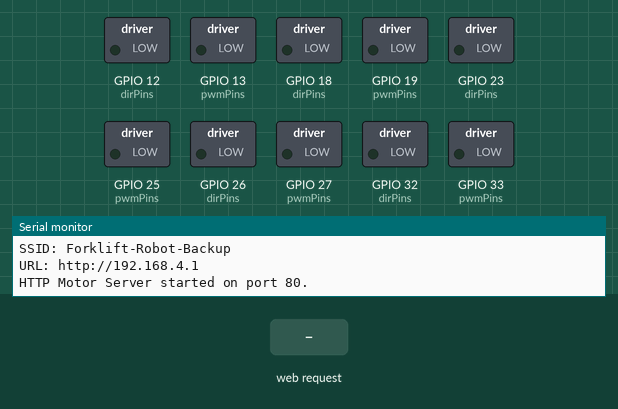
Bench run of a sketch on a simulated ESP32. Parts: switched loads named in the sketch (green lamp = pin HIGH), the last lines printed to the serial monitor. The test bench sets the inputs (shaded band). WiFi joins after 1.5 s; servers stay silent unless stated.

Above: at 3.0 s.
3.1 s: HTTP request GET /cmd?a=F received
At 4.1 s:
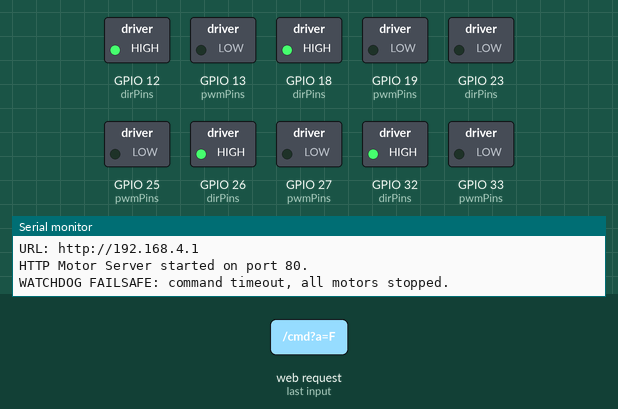
5.1 s: HTTP request GET /cmd?a=B received
At 5.25 s:
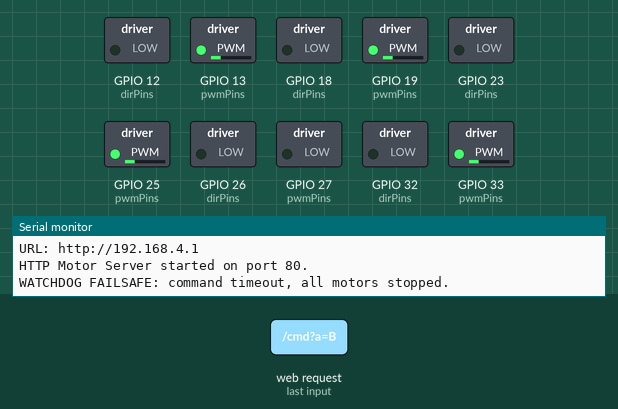
7.1 s: HTTP request GET /cmd?a=L received
At 8.4 s:
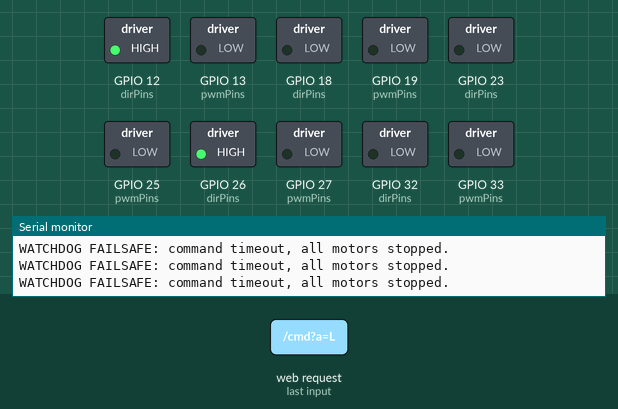
9.1 s: HTTP request GET /cmd?a=R received
At 9.9 s:
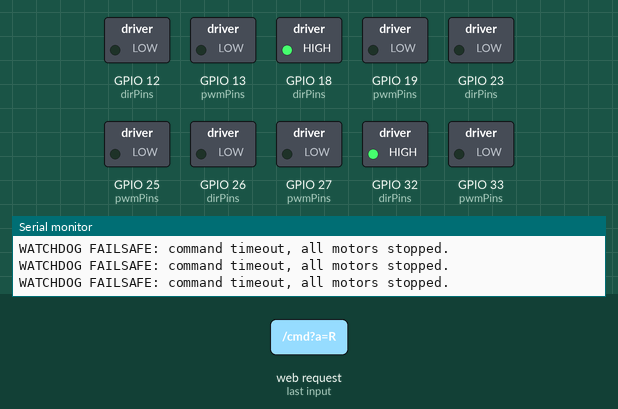
Timing chart, 0 to 12.1 s (numbered marks = the images above; inputs shaded):
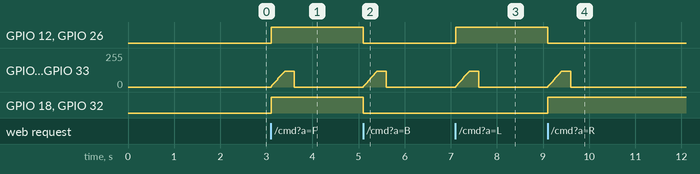

The sketch:

forklift_robot_ramped.ino
```cpp
/*
  FOUR-WHEEL NORMAL-WHEEL FORKLIFT ROBOT - ESP32 MOTOR CONTROLLER FIRMWARE
  Receives motor & lift control instructions from Jetson Dashboard over Wi-Fi
  + SMOOTH ACCELERATION / DECELERATION (slew-rate limited motors)
  + WATCHDOG FAILSAFE TIMEOUT (500 ms)

  Hardware mapping:
  - 4 DC Drive Motors (LF, RF, LB, RB) - Differential / Skid-steer
  - 1 DC Lift Motor (Raise / Lower forks)
  - Fixed standard wheels (NOT mecanum)
*/

#include <WiFi.h>
#include <WebServer.h>
#include <esp_arduino_version.h>

// ---------------- Wi-Fi: join phone hotspot ----------------
// Ensure your phone hotspot is enabled with 2.4 GHz compatible mode.
const char* WIFI_SSID     = "iPhone";
const char* WIFI_PASSWORD = "12345678";

// Backup ESP32 network if phone hotspot is unavailable
const char* BACKUP_AP_SSID = "Forklift-Robot-Backup";
const char* BACKUP_AP_PASS = "robot123";

WebServer server(80);

unsigned long lastWiFiRetry = 0;
bool wasWiFiConnected = false;
const unsigned long WIFI_RETRY_INTERVAL_MS = 10000;

// ---------------- Motor pins ----------------
const int LF_DIR = 32, LF_PWM = 33;
const int RF_DIR = 12, RF_PWM = 13;
const int LB_DIR = 18, LB_PWM = 19;
const int RB_DIR = 26, RB_PWM = 25;

const int LIFT_DIR = 23, LIFT_PWM = 27;

// Invert motor direction if needed during physical verification
int LF_SIGN = 1;
int RF_SIGN = 1;
int LB_SIGN = 1;
int RB_SIGN = 1;
int LIFT_SIGN = 1;

const int DIR_FORWARD_LEVEL = HIGH;

// ---------------- PWM ----------------
const int PWM_FREQ = 20000;
const int PWM_BITS = 8;

enum { M_LF = 0, M_RF, M_LB, M_RB, M_LIFT, M_COUNT };

const int dirPins[M_COUNT] = {
  LF_DIR, RF_DIR, LB_DIR, RB_DIR, LIFT_DIR
};

const int pwmPins[M_COUNT] = {
  LF_PWM, RF_PWM, LB_PWM, RB_PWM, LIFT_PWM
};

// ---------------- Ramp (acceleration) settings ----------------
const float DRIVE_ACCEL_RATE = 400.0f;
const float DRIVE_DECEL_RATE = 600.0f;

const float LIFT_ACCEL_RATE  = 300.0f;
const float LIFT_DECEL_RATE  = 500.0f;

const int MOTOR_MIN_PWM = 0;
const unsigned long RAMP_INTERVAL_MS = 10;

int   targetVal[M_COUNT]  = {0, 0, 0, 0, 0};   // requested value (-255..255)
float currentVal[M_COUNT] = {0, 0, 0, 0, 0};   // value actually applied
unsigned long lastRampUpdate = 0;

void pwmSetup() {
  for (int i = 0; i < M_COUNT; i++) {
    pinMode(dirPins[i], OUTPUT);
    digitalWrite(dirPins[i], LOW);

#if ESP_ARDUINO_VERSION_MAJOR >= 3
    ledcAttach(pwmPins[i], PWM_FREQ, PWM_BITS);
    ledcWrite(pwmPins[i], 0);
#else
    ledcSetup(i, PWM_FREQ, PWM_BITS);
    ledcAttachPin(pwmPins[i], i);
    ledcWrite(i, 0);
#endif
  }
}

inline void pwmWrite(int motor, int duty) {
  duty = constrain(duty, 0, 255);

#if ESP_ARDUINO_VERSION_MAJOR >= 3
  ledcWrite(pwmPins[motor], duty);
#else
  ledcWrite(motor, duty);
#endif
}

// Low-level: send value directly to the H-bridge driver
void applyMotor(int motor, int value) {
  value = constrain(value, -255, 255);

  if (value == 0) {
    pwmWrite(motor, 0);
    return;
  }

  bool forward = value > 0;
  digitalWrite(
    dirPins[motor],
    forward ? DIR_FORWARD_LEVEL : !DIR_FORWARD_LEVEL
  );
  pwmWrite(motor, abs(value));
}

// Set target value for smooth ramp update
void setMotor(int motor, int value) {
  targetVal[motor] = constrain(value, -255, 255);
}

// Immediately stop all motors skipping the ramp (Emergency stop & Failsafe)
void hardStopAll() {
  for (int i = 0; i < M_COUNT; i++) {
    targetVal[i]  = 0;
    currentVal[i] = 0;
    applyMotor(i, 0);
  }
}

// Ramp update loop
void updateRamp() {
  unsigned long now = millis();
  if (now - lastRampUpdate < RAMP_INTERVAL_MS) return;

  float dt = (now - lastRampUpdate) / 1000.0f;
  lastRampUpdate = now;

  for (int i = 0; i < M_COUNT; i++) {
    float target = (float)targetVal[i];
    float cur    = currentVal[i];

    if (cur == target) continue;

    bool isLift = (i == M_LIFT);
    float accel = isLift ? LIFT_ACCEL_RATE : DRIVE_ACCEL_RATE;
    float decel = isLift ? LIFT_DECEL_RATE : DRIVE_DECEL_RATE;

    bool sameDirection = (cur == 0) || ((cur > 0) == (target > 0));
    bool speedingUp = sameDirection && (fabsf(target) > fabsf(cur));
    float rate = speedingUp ? accel : decel;

    float step = rate * dt;
    float diff = target - cur;

    if (fabsf(diff) <= step) {
      cur = target;
    } else {
      cur += (diff > 0) ? step : -step;
    }

    if (MOTOR_MIN_PWM > 0 && target != 0 && fabsf(cur) < MOTOR_MIN_PWM &&
        (cur == 0 || ((cur > 0) == (target > 0)))) {
      cur = (target > 0) ? MOTOR_MIN_PWM : -MOTOR_MIN_PWM;
      if (fabsf(target) < MOTOR_MIN_PWM) cur = target;
    }

    currentVal[i] = cur;
    applyMotor(i, (int)lroundf(cur));
  }
}

// ---------------- Differential Drive Helpers ----------------
void driveSides(int leftSpeed, int rightSpeed) {
  setMotor(M_LF, leftSpeed  * LF_SIGN);
  setMotor(M_LB, leftSpeed  * LB_SIGN);
  setMotor(M_RF, rightSpeed * RF_SIGN);
  setMotor(M_RB, rightSpeed * RB_SIGN);
}

void moveForward(int speed) {
  driveSides(speed, speed);
}

void moveBackward(int speed) {
  driveSides(-speed, -speed);
}

void turnLeft(int speed) {
  driveSides(-speed, speed);
}

void turnRight(int speed) {
  driveSides(speed, -speed);
}

void stopDrive() {
  driveSides(0, 0);
}

// ---------------- Lift Motor Helpers ----------------
void liftUp(int speed) {
  setMotor(M_LIFT, speed * LIFT_SIGN);
}

void liftDown(int speed) {
  setMotor(M_LIFT, -speed * LIFT_SIGN);
}

void liftStop() {
  setMotor(M_LIFT, 0);
}

void stopAll() {
  stopDrive();
  liftStop();
}

// ---------------- Safety Watchdog ----------------
const unsigned long FAILSAFE_MS = 500;
unsigned long lastCommand = 0;
bool driveActive = false;
bool liftActive = false;

// ---------------- HTTP API Handlers ----------------

void setCORS() {
  server.sendHeader("Access-Control-Allow-Origin", "*");
  server.sendHeader("Access-Control-Allow-Methods", "GET, POST, OPTIONS");
  server.sendHeader("Access-Control-Allow-Headers", "*");
  server.sendHeader("Cache-Control", "no-store, no-cache, must-revalidate");
}

void handleRoot() {
  setCORS();
  String html = "<!DOCTYPE html><html><head><title>Forklift ESP32 Motor Controller</title>"
                "<style>body{font-family:sans-serif;background:#0b1120;color:#e2e8f0;padding:20px;line-height:1.6;}"
                "h2{color:#38bdf8;}code{background:#1e293b;padding:2px 6px;border-radius:4px;}</style></head><body>"
                "<h2>Forklift ESP32 Motor Controller</h2>"
                "<p>Status: <strong>ONLINE</strong></p>"
                "<p>IP Address: <code>" + WiFi.localIP().toString() + "</code></p>"
                "<p>Jetson Dashboard communicates with this device via HTTP endpoints:</p>"
                "<ul>"
                "<li><code>/cmd?a=ACTION&s=SPEED</code> (F, B, L, R, UP, DOWN, S, LS, X, PING)</li>"
                "<li><code>/drive?l=LEFT&r=RIGHT</code> (-255..255)</li>"
                "<li><code>/status</code> (JSON telemetry)</li>"
                "</ul>"
                "</body></html>";
  server.send(200, "text/html", html);
}

void handleCmd() {
  setCORS();

  if (!server.hasArg("a")) {
    server.send(400, "text/plain", "missing action (param 'a')");
    return;
  }

  String action = server.arg("a");
  int speed = server.hasArg("s") ? server.arg("s").toInt() : 120;
  speed = constrain(speed, 0, 255);

  lastCommand = millis();

  if      (action == "F")    { moveForward(speed); driveActive = true; }
  else if (action == "B")    { moveBackward(speed); driveActive = true; }
  else if (action == "L")    { turnLeft(speed); driveActive = true; }
  else if (action == "R")    { turnRight(speed); driveActive = true; }
  else if (action == "UP")   { liftUp(speed); liftActive = true; }
  else if (action == "DOWN") { liftDown(speed); liftActive = true; }
  else if (action == "S")    { stopDrive(); driveActive = false; }
  else if (action == "LS")   { liftStop(); liftActive = false; }
  else if (action == "X")    { hardStopAll(); driveActive = false; liftActive = false; }
  else if (action == "PING") { /* Watchdog keepalive heartbeat */ }
  else {
    server.send(400, "text/plain", "unknown command");
    return;
  }

  server.send(200, "text/plain", "OK");
}

void handleDrive() {
  setCORS();

  if (!server.hasArg("l") || !server.hasArg("r")) {
    server.send(400, "text/plain", "missing l or r parameters");
    return;
  }

  int l = server.arg("l").toInt();
  int r = server.arg("r").toInt();

  l = constrain(l, -255, 255);
  r = constrain(r, -255, 255);

  lastCommand = millis();
  driveSides(l, r);
  driveActive = (l != 0 || r != 0);

  server.send(200, "text/plain", "OK");
}

void handleStatus() {
  setCORS();

  String json = "{";
  json += "\"status\":\"online\",";
  json += "\"ip\":\"" + WiFi.localIP().toString() + "\",";
  json += "\"rssi\":" + String(WiFi.RSSI()) + ",";
  json += "\"driveActive\":" + String(driveActive ? "true" : "false") + ",";
  json += "\"liftActive\":" + String(liftActive ? "true" : "false") + ",";
  json += "\"currentL\":" + String((int)currentVal[M_LF]) + ",";
  json += "\"currentR\":" + String((int)currentVal[M_RF]) + ",";
  json += "\"currentLift\":" + String((int)currentVal[M_LIFT]) + ",";
  json += "\"uptime_ms\":" + String(millis());
  json += "}";

  server.send(200, "application/json", json);
}

void handleOptions() {
  setCORS();
  server.send(204);
}

void printWiFiDetails() {
  if (WiFi.status() == WL_CONNECTED) {
    Serial.println();
    Serial.println("==========================================");
    Serial.println(">>> PHONE HOTSPOT CONNECTED <<<");
    Serial.print("Hotspot: "); Serial.println(WIFI_SSID);
    Serial.print("ESP32 IP: "); Serial.println(WiFi.localIP());
    Serial.print("API Base URL: http://"); Serial.println(WiFi.localIP());
    Serial.println("==========================================");
  } else {
    Serial.println("Phone hotspot not connected yet.");
  }

  Serial.println("Backup AP:");
  Serial.print("SSID: "); Serial.println(BACKUP_AP_SSID);
  Serial.print("URL: http://"); Serial.println(WiFi.softAPIP());
}

void setup() {
  Serial.begin(115200);
  delay(300);
  pwmSetup();
  hardStopAll();

  WiFi.mode(WIFI_AP_STA);
  WiFi.setAutoReconnect(true);
  WiFi.persistent(false);

  WiFi.softAP(BACKUP_AP_SSID, BACKUP_AP_PASS);

  Serial.println("\nConnecting to phone hotspot: " + String(WIFI_SSID) + "...");
  WiFi.begin(WIFI_SSID, WIFI_PASSWORD);

  unsigned long startAttempt = millis();
  while (WiFi.status() != WL_CONNECTED && millis() - startAttempt < 15000) {
    delay(300);
    Serial.print(".");
  }
  Serial.println();

  wasWiFiConnected = (WiFi.status() == WL_CONNECTED);
  printWiFiDetails();

  // Register endpoints
  server.on("/", HTTP_GET, handleRoot);
  server.on("/cmd", HTTP_GET, handleCmd);
  server.on("/cmd", HTTP_POST, handleCmd);
  server.on("/cmd", HTTP_OPTIONS, handleOptions);

  server.on("/drive", HTTP_GET, handleDrive);
  server.on("/drive", HTTP_POST, handleDrive);
  server.on("/drive", HTTP_OPTIONS, handleOptions);

  server.on("/status", HTTP_GET, handleStatus);
  server.on("/status", HTTP_OPTIONS, handleOptions);

  server.begin();
  Serial.println("HTTP Motor Server started on port 80.");

  lastCommand = millis();
  lastWiFiRetry = millis();
  lastRampUpdate = millis();
}

void loop() {
  server.handleClient();
  updateRamp();

  // Monitor Wi-Fi connection
  bool connectedNow = (WiFi.status() == WL_CONNECTED);
  if (connectedNow && !wasWiFiConnected) {
    wasWiFiConnected = true;
    Serial.println("Hotspot reconnected.");
    printWiFiDetails();
  } else if (!connectedNow && wasWiFiConnected) {
    wasWiFiConnected = false;
    Serial.println("Hotspot disconnected. Reconnecting...");
  }

  if (!connectedNow && millis() - lastWiFiRetry >= WIFI_RETRY_INTERVAL_MS) {
    lastWiFiRetry = millis();
    WiFi.disconnect(false, false);
    WiFi.begin(WIFI_SSID, WIFI_PASSWORD);
  }

  // Failsafe watchdog: If Jetson stops refreshing commands, stop all motors immediately
  if ((driveActive || liftActive) && (millis() - lastCommand > FAILSAFE_MS)) {
    hardStopAll();
    driveActive = false;
    liftActive = false;
    Serial.println("WATCHDOG FAILSAFE: command timeout, all motors stopped.");
  }
}
```

Measured:
- after the input at 3.1 s, GPIO 12 (dirPins), GPIO 18 (dirPins), GPIO 26 (dirPins), GPIO 32 (dirPins): LOW → HIGH at once; GPIO 13 (pwmPins), GPIO 19 (pwmPins), GPIO 25 (pwmPins), GPIO 33 (pwmPins): rises from 0/255 to 120/255 in 0.29 s, then falls to 0/255 in 0.21 s
- after the input at 5.1 s, GPIO 12 (dirPins), GPIO 18 (dirPins), GPIO 26 (dirPins), GPIO 32 (dirPins): HIGH → LOW at once; GPIO 13 (pwmPins), GPIO 19 (pwmPins), GPIO 25 (pwmPins), GPIO 33 (pwmPins): rises from 0/255 to 120/255 in 0.29 s, then falls to 0/255 in 0.21 s
- after the input at 7.1 s, GPIO 12 (dirPins), GPIO 26 (dirPins): LOW → HIGH at once; GPIO 13 (pwmPins), GPIO 19 (pwmPins), GPIO 25 (pwmPins), GPIO 33 (pwmPins): rises from 0/255 to 120/255 in 0.29 s, then falls to 0/255 in 0.21 s
- after the input at 9.1 s, GPIO 12 (dirPins), GPIO 26 (dirPins): HIGH → LOW at once; GPIO 13 (pwmPins), GPIO 19 (pwmPins), GPIO 25 (pwmPins), GPIO 33 (pwmPins): rises from 0/255 to 120/255 in 0.29 s, then falls to 0/255 in 0.20 s; GPIO 18 (dirPins), GPIO 32 (dirPins): LOW → HIGH at once
